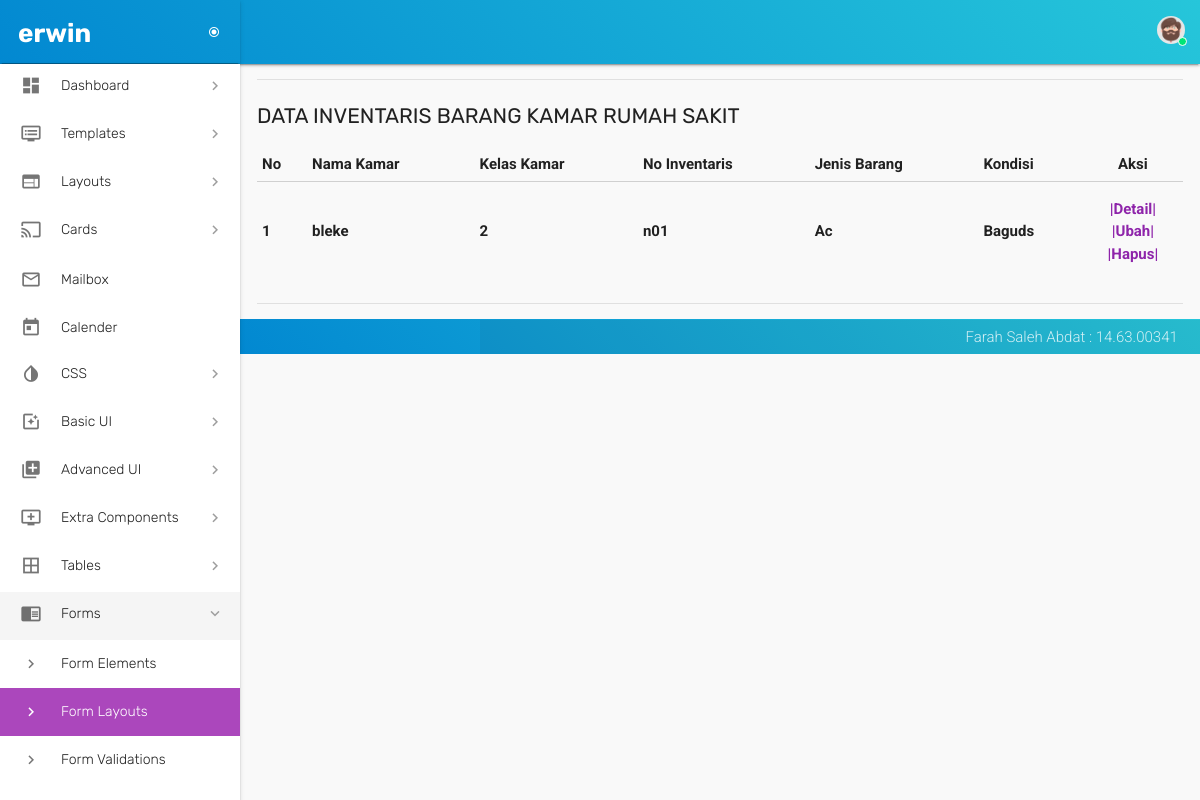
The app's page /inventaris_data.php (signed in) with its own data.
### tables this page shows
CREATE TABLE `inventaris` (
  `id_inventaris` int(21) NOT NULL,
  `no_inventaris` varchar(30) NOT NULL,
  `id_kamar` int(21) NOT NULL,
  `jenis_barang` varchar(30) NOT NULL,
  `kondisi` varchar(30) NOT NULL,
  `jumlah` varchar(21) NOT NULL,
  `keterangan` text
);

CREATE TABLE `kamar` (
  `id_kamar` int(21) NOT NULL,
  `no_kamar` varchar(30) NOT NULL,
  `nama_kamar` varchar(30) NOT NULL,
  `kelas` varchar(30) NOT NULL,
  `jumlah_tt` varchar(30) NOT NULL,
  `lokasi` varchar(30) NOT NULL,
  `status` enum('On','Off') DEFAULT 'On',
  `keterangan` text NOT NULL
);

### inventaris_data.php (the view, shortened to what this page needs)
<?php
 if (empty($_SESSION['username'])) {
 header("location:login_form.php");
 }
 else {
 ?>
<!DOCTYPE html>
<html lang="en">
  <head>
    <link href="assets/css/materialize.css" type="text/css" rel="stylesheet">
    <link href="assets/css/style.css" type="text/css" rel="stylesheet">
    <link href="assets/css/custom.css" type="text/css" rel="stylesheet">
    <link href="assets/css/perfect-scrollbar.css" type="text/css" rel="stylesheet">
    <link href="assets/css/jquery-jvectormap.css" type="text/css" rel="stylesheet">
    <link href="assets/css/jquery.dataTables.min.css" type="text/css" rel="stylesheet">
  </head>
  <body>
  <?php include 'config/header.php'; ?>
  <?php include 'config/menu.php'; ?>
        <section id="content">
          <div class="container">
            <div class="section">
              <div class="divider"></div>
              <div id="table-datatables">
                <h4 class="header">Data Inventaris Barang Kamar Rumah Sakit</h4>
                <div class="row">
                  <div class="col s12">
                    <table id="data-table-simple" class="responsive-table display" cellspacing="0">
                        <thead>
                        <tr>
                        <th> No </th>
                        <th> Nama Kamar </th>
                        <th> Kelas Kamar </th>
                        <th> No Inventaris </th>
                        <th> Jenis Barang </th>
                        <th> Kondisi </th>
                        <th style="width:100px;text-align: center;"> Aksi </th>
                        </tr>
                        </thead>
                       <tbody>
                        <?php
                        include 'config/koneksiDB.php';
                        $query = "SELECT kamar.nama_kamar,
                                         kamar.kelas,
                                         inventaris.id_inventaris,
                                         inventaris.no_inventaris,
                                         inventaris.jenis_barang,
                                         inventaris.kondisi,
                                         inventaris.jumlah,
                                         inventaris.keterangan FROM inventaris LEFT JOIN kamar
                                         ON kamar.id_kamar = inventaris.id_kamar";
                        $result=mysqli_query($koneksi, $query) or die(mysqli_error());
                        $no=1;
                        while ($data = mysqli_fetch_array($result, MYSQLI_BOTH)){
                        ?>
                        <tr>
                        <td><?php echo $no++; ?></td>
                        <td><?php echo $data['nama_kamar']; ?></td>
                        <td><?php echo $data['kelas']; ?></td>
                        <td><?php echo $data['no_inventaris']; ?></td>
                        <td><?php echo $data['jenis_barang']; ?></td>
                        <td><?php echo $data['kondisi']; ?></td>
                        <td style="width:100px;text-align: center;">
                        <a class='waves-effect waves-light modal-trigger' href='#modal2<?php echo $data['id_inventaris']; ?>'>|Detail|</a>
                        <?php echo "
                        <a href='inventaris_form_ubah.php?id_inventaris=$data[id_inventaris]'>|Ubah|</a>
                        <a href='inventaris_proses_hapus.php?id_inventaris=$data[id_inventaris]' onclick=\"return confirm('Anda yakin akan menghapus data ?')\">|Hapus|</a>";
                        ?>
                        </td>
                        </tr>
                        <?php
                        }
                        ?>
                   </tbody>
                    </table>
                  </div>
                </div>
              </div>
            <br>
          <div class="divider"></div>
        </div>
      </div>
    </section>
    <?php include 'config/footer.php'; ?>
  </body>
</html>
<?php } ?>

### records on screen
inventaris: id_kamar.nama_kamar "bleke", id_kamar.kelas "2", no_inventaris "n01", jenis_barang "Ac", kondisi "Baguds"

### other values on screen
$_SESSION['username'] "erwin"
